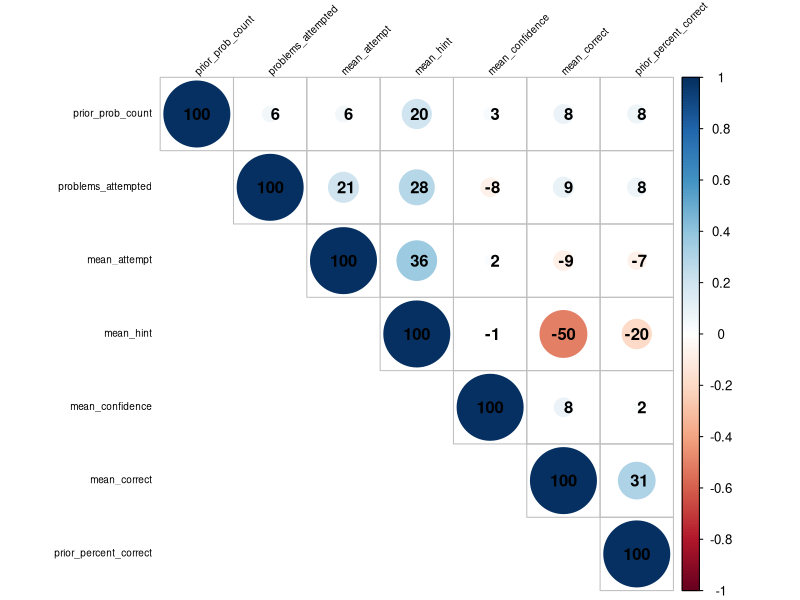
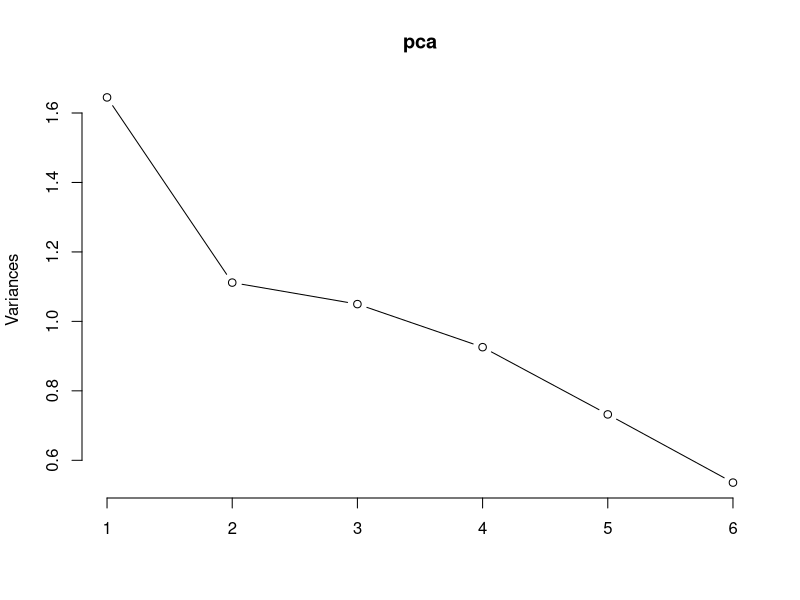
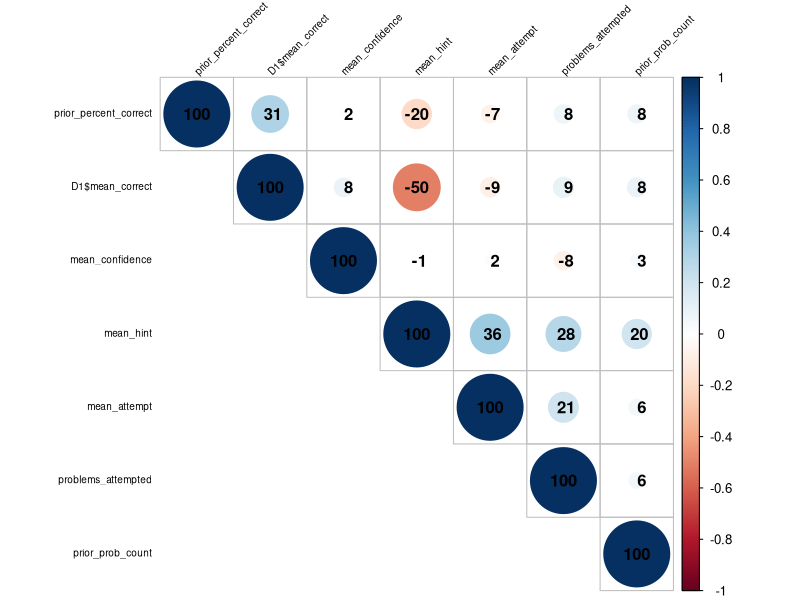
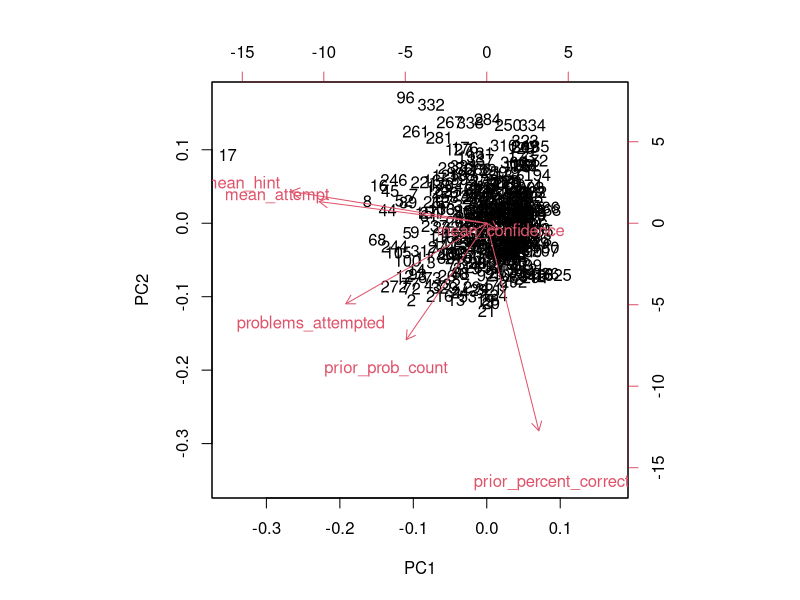
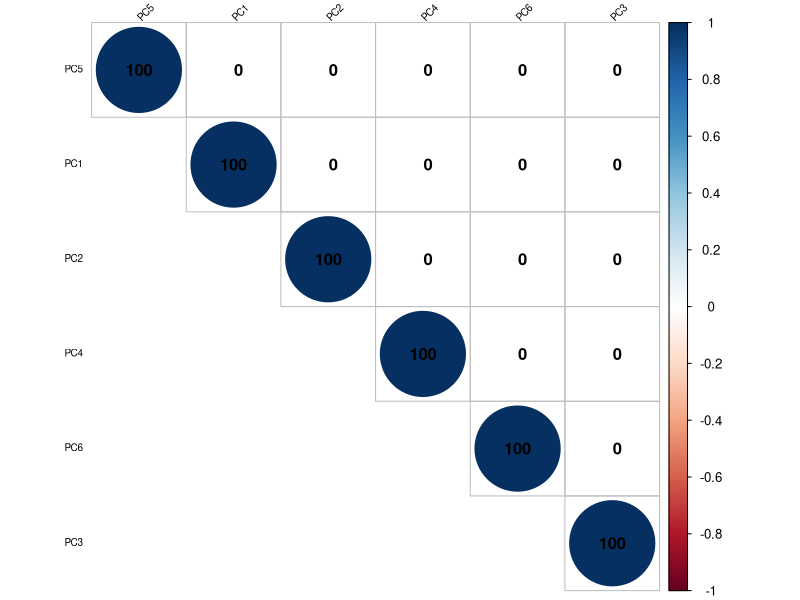
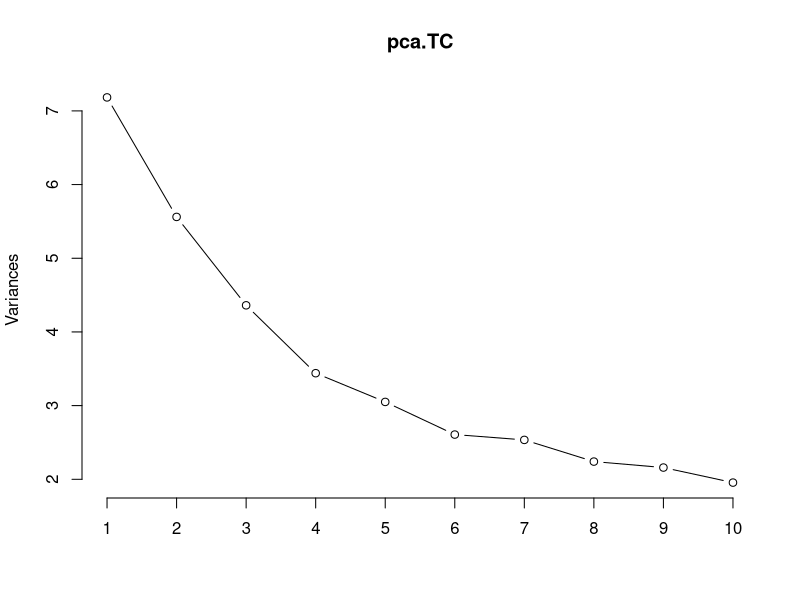

The R script that drew these images, in order: (Note: this script raises an error after producing the figures.)
## ---- chunk 1

library(dplyr)

D1 <- read.csv("Assistments-confidence.csv", header = TRUE)

D1 <- select(D1, -id) # We won't need the id variable, so remove that.

## ---- chunk 2
#You can install the corrplot package to plot some pretty correlation matrices (sometimes called correlograms)

library(corrplot)

#Generate pairwise correlations
COR <- cor(D1)

corrplot(COR, order="AOE", method="circle", tl.pos="lt", type="upper",        
tl.col="black", tl.cex=0.6, tl.srt=45, 
        addCoef.col="black", addCoefasPercent = TRUE,
        sig.level=0.50, insig = "blank")

#Study your correlogram image and save it, you will need it later
## ---- chunk 3
D2 <- select(D1, -mean_correct) 

#Then, scale and center your data for easier interpretation
D2 <- scale(D2, center = TRUE)
## ---- chunk 4
pca <- prcomp(D2, scale = TRUE)
## ---- chunk 5
pca$sdev

#To convert this into variance accounted for we can square it, these numbers are proportional to the eigenvalue

pca$sdev^2

#A summary of our pca will give us the proportion of variance accounted for by each component

summary(pca)

#We can look at this to get an idea of which components we should keep and which we should drop

plot(pca, type = "lines")
## ---- chunk 6
#Now, create a data frame of the transformed data from your pca.

D3 <- data.frame(D2)

#Attach the variable "mean_correct" from your original data frame to D3.

D4 <- cbind(D3, as.data.frame(D1$mean_correct))

#Now re-run your scatterplots and correlations between the transformed data and mean_correct. If you had dropped some components would you have lost important infomation about mean_correct?

COR2 <- cor(D4)

corrplot(COR2, order="AOE", method="circle", tl.pos="lt", type="upper",        
tl.col="black", tl.cex=0.6, tl.srt=45, 
        addCoef.col="black", addCoefasPercent = TRUE,
        sig.level=0.50, insig = "blank")

## ---- chunk 7
pca$rotation

#Examine the eigenvectors, notice that they are a little difficult to interpret. It is much easier to make sense of them if we make them proportional within each component

loadings <- abs(pca$rotation) #abs() will make all eigenvectors positive

sweep(loadings, 2, colSums(loadings), "/") #sweep() computes each row as a proportion of the column. (There must be a way to do this with dplyr()?)

#Now examine your components and try to come up with substantive descriptions of what some might represent?

#You can generate a biplot to help you, though these can be a bit confusing. They plot the transformed data by the first two components. Therefore, the axes represent the direction of maximum variance. Then mapped onto this point cloud are the original directions of the variables, depicted as red arrows. It is supposed to provide a visualization of which variables "go together". Variables that possibly represent the same underlying construct point in the same direction.  

biplot(pca)

#Calculate values for each student that represent these your composite variables and then create a new correlogram showing their relationship to mean_correct.

D5 <- D2 %*% pca$rotation

COR3 <- cor(D5)

corrplot(COR3, order="AOE", method="circle", tl.pos="lt", type="upper",        
tl.col="black", tl.cex=0.6, tl.srt=45, 
        addCoef.col="black", addCoefasPercent = TRUE,
        sig.level=0.50, insig = "blank")

## ---- chunk 8
TC1 <- read.csv("TCprograms.csv", header = TRUE, sep = "") # import file and separate into multiple columns
TC2 <- TC1[,-1] # remove non-numeric column / could also call 'select(TC1, -program)
TC3 <- scale(TC2, center = TRUE)
pca.TC <- prcomp(TC3, scale = TRUE)

## ---- chunk 9
summary(pca.TC) #A summary of our pca will give us the proportion of variance accounted for by each component

plot(pca.TC, type = "lines") #We can look at this to get an idea of which components we should keep and which we should drop

## ---- chunk 10
loadings.TC <- abs(pca.TC$rotation) #abs() will make all eigenvectors positive

DFloadings.TC <- as.data.frame(loadings.TC)

loadings.TC2 <- cbind(DFloadings.TC, TC1$program[-69])

arrange(loadings.TC2, desc(PC1,PC2,PC3,PC4))

sweep(loadings.TC2, 2, colSums(loadings), "/") #sweep() computes each row as a proportion of the column. (There must be a way to do this with dplyr()?)
